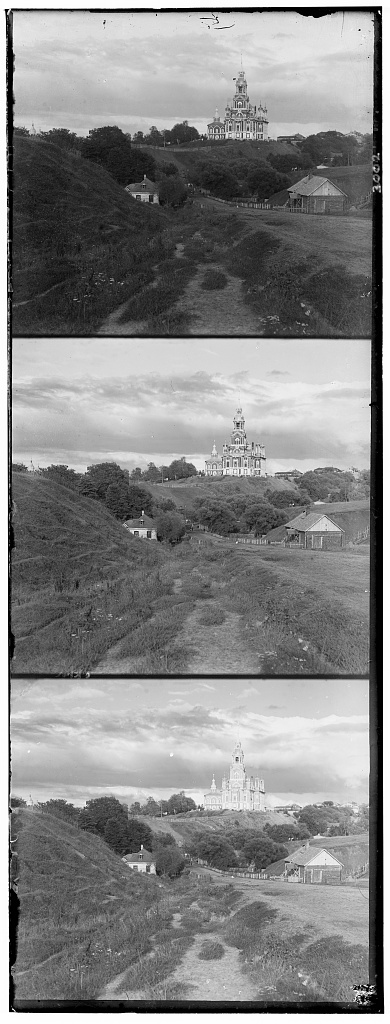
#> input picture 1/media/cathedral.jpg, 390 x 1024 px, found by its file name; its folder holds 8 pictures in this run
$ python main.py
#> lines starting #> are read from the running program, lines starting #| are printed output that depends on the picture
import numpy as np
import skimage as sk
import skimage.io as skio
import skimage.transform as sktr
from skimage.filters import sobel

# 1. Image Alignment (NCC Metric)
def align_single_scale(ref, target, search_window=15):
    best_score = -np.inf
    best_shift = (0, 0)

    # Standard 10% interior cropping margin
    h, w = ref.shape
    crop_h, crop_w = int(0.10 * h), int(0.10 * w)

    # Fixed reference patch
    ref_crop = ref[crop_h : h - crop_h, crop_w : w - crop_w]
    ref_zero = ref_crop - np.mean(ref_crop)
    ref_norm = ref_zero / (np.linalg.norm(ref_zero) + 1e-8)

    for dy in range(-search_window, search_window + 1):
        for dx in range(-search_window, search_window + 1):
            # Shift target directly with np.roll
            shifted_target = np.roll(target, shift=(dy, dx), axis=(0, 1))
            target_crop = shifted_target[crop_h : h - crop_h, crop_w : w - crop_w]

            target_zero = target_crop - np.mean(target_crop)
            target_norm = target_zero / (np.linalg.norm(target_zero) + 1e-8)

            score = np.sum(ref_norm * target_norm)
            if score > best_score:
                best_score = score
                best_shift = (dy, dx)

    return best_shift

def align_pyramid(ref, target, min_size=250):
    h, w = ref.shape

    # Base case: image is coarse enough for exhaustive search
    if h <= min_size or w <= min_size:
        return align_single_scale(ref, target, search_window=15)

    # Recursive step: shrink by half (anti_aliasing=False is fast)
    ref_down = sktr.rescale(ref, 0.5, anti_aliasing=False)
    target_down = sktr.rescale(target, 0.5, anti_aliasing=False)

    # Recurse
    coarse_dy, coarse_dx = align_pyramid(ref_down, target_down, min_size=min_size)

    # Scale displacement estimate up by 2
    guess_y = coarse_dy * 2
    guess_x = coarse_dx * 2

    # Pre-shift target by coarse guess
    target_pre_shifted = np.roll(target, shift=(guess_y, guess_x), axis=(0, 1))

    # Fine search [-2, 2] around that guess
    refine_y, refine_x = align_single_scale(ref, target_pre_shifted, search_window=2)

    return (guess_y + refine_y, guess_x + refine_x)

# 2. Image Processing Pipeline
def process_image(image_name, use_edges=False):
    input_path = f"1/media/{image_name}"
    try:
        im = skio.imread(input_path)
    except FileNotFoundError:
        print(f"Skipping {image_name}: File not found.")
        return

    mode = "Edges (Sobel)" if use_edges else "Raw NCC"
    print(f"\nProcessing: {image_name} [{mode}]")
    im = sk.img_as_float(im)

    # Split channels (BGR from top to bottom)
    height = im.shape[0] // 3
    b = im[0:height, :]
    g = im[height : 2 * height, :]
    r = im[2 * height : 3 * height, :]

    # Choose features for alignment
    if use_edges:
        ref_b, target_g, target_r = sobel(b), sobel(g), sobel(r)
    else:
        ref_b, target_g, target_r = b, g, r

    # Compute shifts
    g_shift = align_pyramid(ref_b, target_g)
    r_shift = align_pyramid(ref_b, target_r)

    print(f"Green shift (dy, dx): {g_shift}")
    print(f"Red shift (dy, dx): {r_shift}")

    # Always shift the ORIGINAL color channels
    g_aligned = np.roll(g, shift=g_shift, axis=(0, 1))
    r_aligned = np.roll(r, shift=r_shift, axis=(0, 1))

    color_im = np.dstack((r_aligned, g_aligned, b))
    color_im = np.clip(color_im, 0.0, 1.0)

    # Add a suffix if using edges so it doesn't overwrite the raw version
    base_name = image_name.rsplit(".", 1)[0]
    suffix = "_aligned_edge.jpg" if use_edges else "_aligned.jpg"
    out_fname = f"1/media/{base_name}{suffix}"

    skio.imsave(out_fname, sk.img_as_ubyte(color_im))
    print(f"Saved: {out_fname}")

if __name__ == "__main__":
    # List all test images
    test_images = [
        # Small JPEGs
        "cathedral.jpg", "monastery.jpg", "tobolsk.jpg", "vodopad.jpg",
        # Large TIFFs
        "church.tif", "emir.tif", "harvesters.tif", "icon.tif", "ilemselga.tif", "melons.tif", "religious_painting.tif",
        "self_portrait.tif", "siren.tif", "three_generations.tif", "wharf.tif", "laika.tif", "rabota.tif"
        ]

    # Standard Raw NCC
    for img in test_images:
        process_image(img, use_edges=False)
#> in process_image, im is the input picture: shape (1024, 390); min 0, max 255, mean 133.7
#> after the loop in align_single_scale, `for dy in range(-search_window, search_window + 1):`:
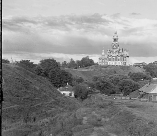
#> target_crop: shape (136, 157) float64; min 0.00011, max 0.951, mean 0.552
#> after the loop in align_single_scale, `for dy in range(-search_window, search_window + 1):`: best_score = 0.958; best_shift = (2, 1)
#> in align_pyramid, `coarse_dy, coarse_dx = align_pyramid(ref_down, target_down, min_size=m..`: coarse_dy = 2; coarse_dx = 1
#> in align_pyramid, `guess_y = coarse_dy * 2`: guess_y = 4
#> in align_pyramid, `guess_x = coarse_dx * 2`: guess_x = 2
#> call 2 of align_single_scale, with search_window = 2
#> in align_single_scale (call 2), `ref_crop = ref[crop_h : h - crop_h, crop_w : w - crop_w]`:
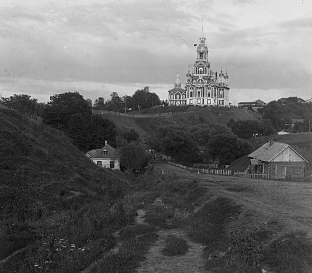
#> ref_crop: shape (273, 312) float64; min 0, max 0.965, mean 0.416
#> after the loop in align_single_scale (call 2), `for dy in range(-search_window, search_window + 1):`:
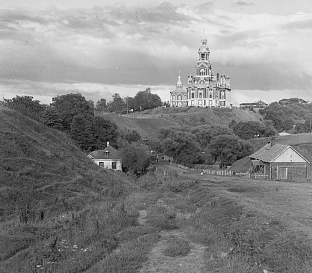
#> target_crop: shape (273, 312) float64; min 0, max 1, mean 0.528
#> after the loop in align_single_scale (call 2), `for dy in range(-search_window, search_window + 1):`: best_score = 0.96; best_shift = (1, 0)
#> in align_pyramid, `refine_y, refine_x = align_single_scale(ref, target_pre_shifted, searc..`: refine_y = 1; refine_x = 0
#> in process_image, `g_shift = align_pyramid(ref_b, target_g)`: g_shift = (5, 2)
#> call 3 of align_single_scale, with search_window = 15
#> after the loop in align_single_scale (call 3), `for dy in range(-search_window, search_window + 1):`:
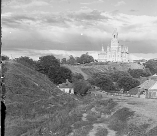
#> target_crop: shape (136, 157) float64; min 0, max 0.984, mean 0.585
#> after the loop in align_single_scale (call 3), `for dy in range(-search_window, search_window + 1):`: best_score = 0.91; best_shift = (6, 2)
#> call 4 of align_single_scale, with search_window = 2
#> after the loop in align_single_scale (call 4), `for dy in range(-search_window, search_window + 1):`:
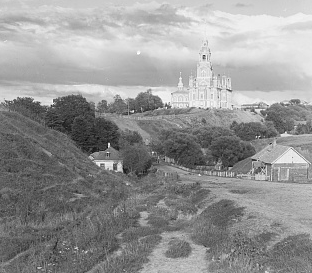
#> target_crop: shape (273, 312) float64; min 0.0118, max 1, mean 0.584
#> after the loop in align_single_scale (call 4), `for dy in range(-search_window, search_window + 1):`: best_score = 0.906; best_shift = (0, -1)
#> in process_image, `r_shift = align_pyramid(ref_b, target_r)`: r_shift = (12, 3)
#| Green shift (dy, dx): (5, 2)
#| Red shift (dy, dx): (12, 3)
#> in process_image, `r_aligned = np.roll(r, shift=r_shift, axis=(0, 1))`:
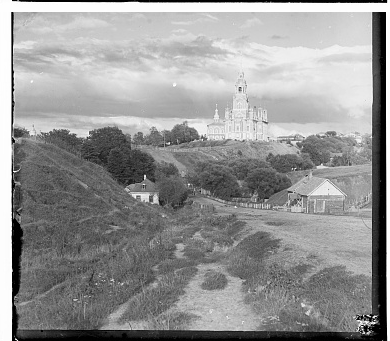
#> r_aligned: shape (341, 390) float64; min 0, max 1, mean 0.584
#> in process_image, `skio.imsave(out_fname, sk.img_as_ubyte(color_im))`:
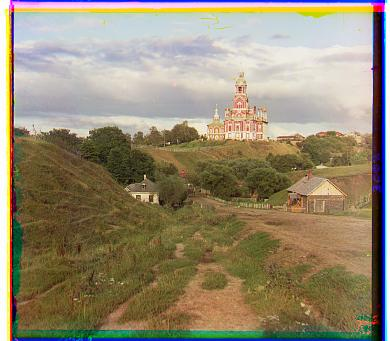
#> saved as cathedral_aligned.jpg: shape (341, 390, 3); mean R, G, B 149, 137.8, 113.7
#> pass 2 of the loop `for img in test_images:`:
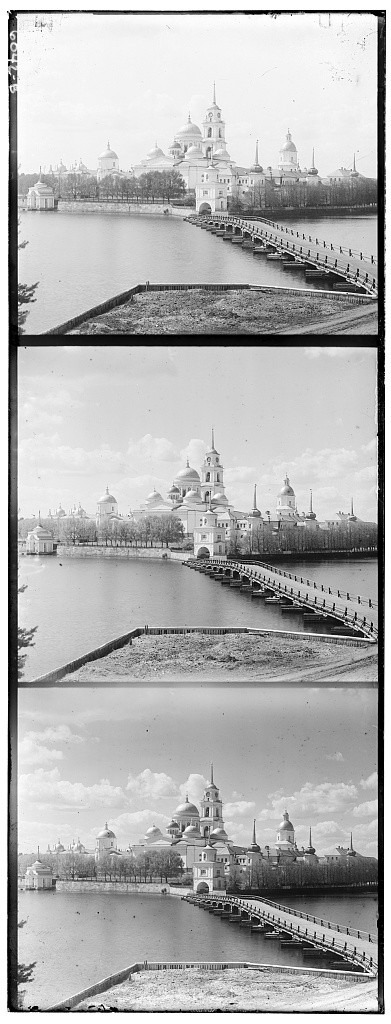
#> input picture 1/media/monastery.jpg, 391 x 1024 px, found by its file name
#> in process_image, im is the input picture: shape (1024, 391); min 0, max 255, mean 177.7
#> b: shape (341, 391) float64
#> g: shape (341, 391) float64
#> r: shape (341, 391) float64
#> ref_down: shape (170, 196) float64
#> target_down: shape (170, 196) float64
#> ref_crop: shape (136, 158) float64
#> ref_zero: shape (136, 158) float64
#> ref_norm: shape (136, 158) float64
#> target_pre_shifted: shape (341, 391) float64
#> ref_crop: shape (273, 313) float64
#> ref_zero: shape (273, 313) float64
#> ref_norm: shape (273, 313) float64
#> after the loop in align_single_scale (call 6), `for dy in range(-search_window, search_window + 1):`:
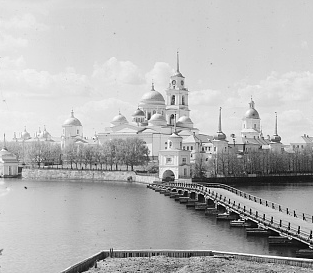
#> target_crop: shape (273, 313) float64; min 0, max 1, mean 0.713
#> after the loop in align_single_scale (call 6), `for dy in range(-search_window, search_window + 1):`: best_score = 0.94; best_shift = (1, 0)
#> g_shift = (-3, 2)
#> after the loop in align_single_scale (call 7), `for dy in range(-search_window, search_window + 1):`:
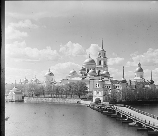
#> target_crop: shape (136, 158) float64; min 0.000223, max 0.998, mean 0.653
#> after the loop in align_single_scale (call 7), `for dy in range(-search_window, search_window + 1):`: best_score = 0.765; best_shift = (1, 1)
#> r_shift = (3, 2)
#| Green shift (dy, dx): (-3, 2)
#| Red shift (dy, dx): (3, 2)

    # Bells & Whistles run for Emir of Bukhara
    process_image("emir.tif", use_edges=True)
